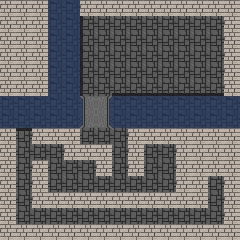

This is a level from a 2D game, rendered from its Tiled map with the project's own tilesets. A one-line summary and the complete map file follow:
An orthogonal 15x15 tile map with 16x16 px tiles, 1 tile layer (terrain) and 13 objects (3x 0, 3x 1, prop, exit, rope, ...).

<map version="1.0" orientation="orthogonal" renderorder="left-up" width="15" height="15" tilewidth="16" tileheight="16" nextobjectid="119">
 <tileset firstgid="1" name="terrain" tilewidth="16" tileheight="16" tilecount="256">
  <image source="../tile.png" width="256" height="256" />
  <tile id="0">
   <properties>
    <property name="collidable" value="true" />
   </properties>
  </tile>
  <tile id="2">
   <properties>
    <property name="collidable" value="true" />
   </properties>
  </tile>
  <tile id="34">
   <properties>
    <property name="collidable" value="true" />
    <property name="type" value="dangerous" />
   </properties>
  </tile>
 </tileset>
 <layer name="terrain" width="15" height="15">
  <data encoding="csv">
1,1,1,3,3,1,1,1,1,1,1,1,1,1,1,
1,1,1,3,3,8,2,2,2,2,2,2,2,2,1,
1,1,1,3,3,8,2,2,2,2,2,2,2,2,1,
1,1,1,3,3,8,2,2,2,2,2,2,2,2,1,
1,1,1,3,3,8,2,2,2,2,2,2,2,2,1,
1,1,1,3,3,8,2,24,24,24,24,24,24,24,1,
3,3,3,3,3,4,5,3,3,3,3,3,3,3,3,
3,3,3,3,3,20,21,3,3,3,3,3,3,3,3,
1,25,1,1,1,2,2,2,1,1,1,1,1,1,1,
1,2,2,2,1,1,1,2,1,2,2,1,1,1,1,
1,2,1,2,2,2,1,2,1,2,2,1,1,17,1,
1,2,1,2,2,2,2,2,2,2,2,1,1,2,1,
1,2,1,1,1,1,1,1,1,1,1,1,1,2,1,
1,2,2,2,2,2,2,2,2,2,2,2,2,2,1,
1,1,1,1,1,1,1,1,1,1,1,1,1,1,1
</data>
 </layer>
 <objectgroup name="objects">
  <object id="90" name="prop" gid="36" x="192" y="48" width="16" height="16" />
  <object id="91" name="character" type="0" x="161.667" y="33" width="13.3333" height="13.3333" />
  <object id="99" name="exit" gid="37" x="208" y="176" width="16" height="16">
   <properties>
    <property name="level" value="Three" />
   </properties>
  </object>
  <object id="100" name="gate" type="0" gid="49" x="176" y="208" width="16" height="16" rotation="-270">
   <properties>
    <property name="collidable" value="true" />
    <property name="triggerable" value="true" />
   </properties>
  </object>
  <object id="102" name="rope" gid="35" x="96" y="208" width="16" height="16" rotation="-270">
   <properties>
    <property name="triggers" value="11,1;6,0;6,2" />
   </properties>
  </object>
  <object id="104" name="character" type="1" x="161.5" y="49" width="14" height="14" />
  <object id="105" name="launcher" type="0" gid="33" x="96" y="240" width="16" height="16">
   <properties>
    <property name="triggerable" value="true" />
   </properties>
  </object>
  <object id="107" name="enemy" type="2" x="17.398" y="194.326" width="12.6799" height="11.7952" />
  <object id="112" name="crate" gid="241" x="48" y="176" width="16" height="16" />
  <object id="113" name="gate" gid="49" x="112" y="192" width="16" height="16" rotation="270">
   <properties>
    <property name="triggerable" value="true" />
   </properties>
  </object>
  <object id="115" name="plate" gid="38" x="160" y="160" width="16" height="16">
   <properties>
    <property name="triggers" value="6,3" />
   </properties>
  </object>
  <object id="117" name="enemy" type="1" x="129" y="178.667" width="14" height="11.3333" />
  <object id="118" name="launcher" type="1" gid="33" x="112" y="192" width="16" height="16" rotation="-180">
   <properties>
    <property name="triggerable" value="true" />
   </properties>
  </object>
 </objectgroup>
</map>
